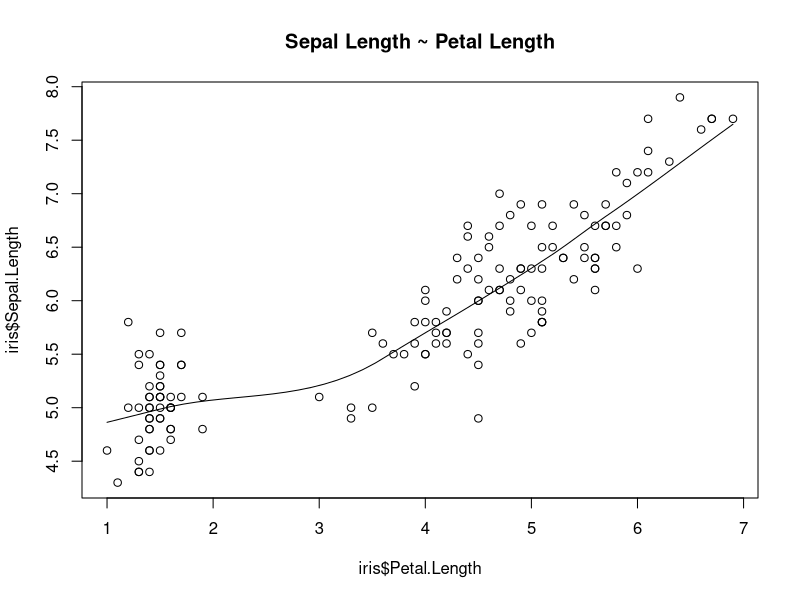
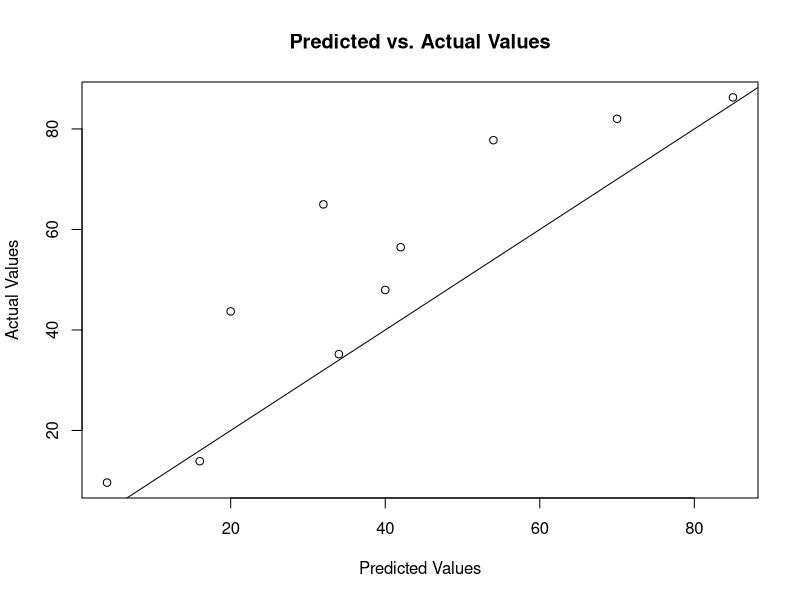
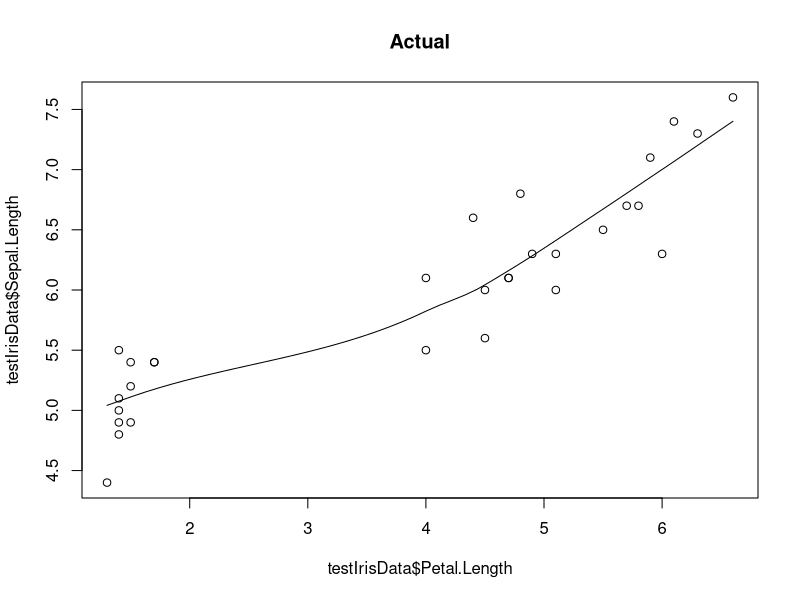

Write the R code that produced these figures, in order. (Note: this script raises an error after producing the figures.)
#using cars dataset

head(cars)


linearMod <- lm(dist ~ speed, cars)
linearMod
summary(linearMod)



scatter.smooth(x=iris$Petal.Length, y=iris$Sepal.Length, main="Sepal Length ~ Petal Length")

iris_linMod <- lm(iris$Sepal.Length ~ iris$Petal.Length, iris)
summary(iris_linMod)
cor(cars$speed, cars$dist)

##### Using CARS Dataset #####


# Create Training and Test data 
set.seed(100)  # setting seed to reproduce results of random sampling
trainingRowIndex <- sample(1:nrow(cars), 0.8*nrow(cars))  # row indices for training data
trainingData <- cars[trainingRowIndex, ]  # model training data
testData  <- cars[-trainingRowIndex, ]   # test data

# Build the model on training data -
lmMod <- lm(dist ~ speed, data=trainingData)  # build the model
distPred <- predict(lmMod, testData)  # predict distance

summary(lmMod)
AIC (lmMod)

#scatter.smooth(x=testData$speed, y=testData$dist, main="Actua-Dist ~ Actual-Speed")  # scatterplot
actuals_preds <- data.frame(cbind(testData, predicteds=distPred))  # make actuals_predicteds dataframe.
cor(actuals_preds$dist, actuals_preds$predicteds)  # 82.7%
head(actuals_preds)
#scatter.smooth(x=actuals_preds$speed, y=actuals_preds$predicteds, main="Pred_Dist ~ Speed")  # scatterplot

min_max_accuracy <- mean(apply(actuals_preds, 1, min) / apply(actuals_preds, 1, max))

mape <- mean(abs((actuals_preds$predicteds - actuals_preds$actuals))/actuals_preds$actuals)


plot(x=actuals_preds$dist, y = actuals_preds$predicteds,
     xlab='Predicted Values',
     ylab='Actual Values',
     main='Predicted vs. Actual Values')
abline(a = 0, b =1)

##### Using IRIS dataset #####
##### Sepal and Petal Length

set.seed(100)  # setting seed to reproduce results of random sampling
trainingIrisIndex <- sample(1:nrow(iris), 0.8*nrow(iris))  # row indices for training data
trainingIrisData <- iris[trainingIrisIndex, ]  # model training data
trainingIrisData <- trainingIrisData[, -c(2,4,5)]
testIrisData  <- iris[-trainingIrisIndex, ]   # test data
testIrisData <- testIrisData[,-c(2,4,5)]
# Build the model on training data -
lmModIris <- lm(Sepal.Length ~ Petal.Length, data=trainingIrisData)  # build the model
predIris <- predict(lmModIris, testIrisData)  # predict distance

summary(lmModIris)
AIC (lmModIris)

scatter.smooth(x=testIrisData$Petal.Length, y=testIrisData$Sepal.Length, main="Actual")  # scatterplot
actuals_preds_Iris <- data.frame(cbind(testIrisData, predicteds=predIris))  # make actuals_predicteds dataframe.
cor_accu_Iris <- cor(testIrisData$Sepal.Length, actuals_preds_Iris$predicteds)  # 82.7%
correhead(actuals_preds)
scatter.smooth(x=actuals_preds_Iris$Sepal.Length, y=actuals_preds_Iris$predicteds, main="Petal ~ Sepal")  # scatterplot

min_max_accuracy <- mean(apply(actuals_preds, 1, min) / apply(actuals_preds, 1, max))
# => 58.42%, min_max accuracy
mape <- mean(abs((actuals_preds$predicteds - actuals_preds$actuals))/actuals_preds$actuals)
# => 48.38%, mean absolute percentage deviation



##### Using IRIS dataset #####
##### Sepal and Petal width

set.seed(100)  # setting seed to reproduce results of random sampling
trainingIrisIndex_width <- sample(1:nrow(iris), 0.8*nrow(iris))  # row indices for training data
trainingIrisData_width <- iris[trainingIrisIndex_width, ]  # model training data
trainingIrisData_width <- trainingIrisData_width[, -c(2,4,5)]
testIrisData  <- iris[-trainingIrisIndex, ]   # test data
testIrisData <- testIrisData[,-c(2,4,5)]
# Build the model on training data -
lmModIris <- lm(Sepal.Length ~ Petal.Length, data=trainingIrisData)  # build the model
predIris <- predict(lmModIris, testIrisData)  # predict distance

summary(lmModIris)
AIC (lmModIris)

scatter.smooth(x=testIrisData$Petal.Length, y=testIrisData$Sepal.Length, main="Actual")  # scatterplot
actuals_preds_Iris <- data.frame(cbind(testIrisData, predicteds=predIris))  # make actuals_predicteds dataframe.
cor_accu_Iris <- cor(testIrisData$Sepal.Length, actuals_preds_Iris$predicteds)  # 82.7%
correhead(actuals_preds)
scatter.smooth(x=actuals_preds_Iris$predicteds, y=actuals_preds_Iris$Sepal.Length, main="Petal ~ Sepal")  # scatterplot

plot(x=actuals_preds_Iris$Sepal.Length, y=actuals_preds_Iris$predicteds,
     xlab='Predicted Values',
     ylab='Actual Values',
     main='Predicted vs. Actual Values')
abline(a = 0, b =1)
x = predict(lmModIris, testIrisData)
plot(x=x, y=actuals_preds_Iris$Sepal.Length,
     xlab='Predicted Values',
     ylab='Actual Values',
     main='Predicted vs. Actual Values')
abline(lmModIris, col = "blue")

min_max_accuracy <- mean(apply(actuals_preds, 1, min) / apply(actuals_preds, 1, max))
# => 58.42%, min_max accuracy
mape <- mean(abs((actuals_preds$predicteds - actuals_preds$actuals))/actuals_preds$actuals)
# => 48.38%, mean absolute percentage deviation

############ Example with Confidence Interval ###########
#### With iris Sepal and Petal Length


set.seed(100)  # setting seed to reproduce results of random sampling
trainingIrisIndex <- sample(1:nrow(iris), 0.8*nrow(iris))  # row indices for training data
trainingIrisData <- iris[trainingIrisIndex, ]  # model training data
trainingIrisData <- trainingIrisData[, -c(2,4,5)]
testIrisData  <- iris[-trainingIrisIndex, ]   # test data
testIrisData <- testIrisData[,-c(2,4,5)]
# Build the model on training data -
iris_fit <- lm(Petal.Length ~ Sepal.Length, data = trainingIrisData)
iris_test <- predict(iris_fit, testIrisData, interval = "confidence", level = 0.95)
iris_test
summary(iris_fit)
plot(trainingIrisData$Sepal.Length, trainingIrisData$Petal.Length, main = "Regression Test")
abline(iris_fit, col = "red")

plot(testIrisData$Sepal.Length, testIrisData$Petal.Length, main = "Regression Test")
abline(iris_fit, col = "red")

lines(testIrisData$Sepal.Length, iris_test[,2], col = "blue", lty = 2)

lines(testIrisData$Sepal.Length, iris_test[,3], col = "blue", lty = 2)

#Prediction Interval
iris_pred_int <- predict(iris_fit, testIrisData, interval = "prediction", level = 0.95)
lines(testIrisData$Sepal.Length, iris_pred_int[,2], col = "orange", lty = 2)

lines(testIrisData$Sepal.Length, iris_pred_int[,3], col = "orange", lty = 2)


####Using ggplot2
library(ggplot2)
ggplot(testIrisData, aes(x=Sepal.Length, y=Petal.Length))+
        geom_point()+
        geom_smooth(method=lm, se=TRUE, level = 0.90)


iris_test_90 <- predict(iris_fit, testIrisData, interval = "confidence", level = 0.90)

plot(testIrisData$Sepal.Length, testIrisData$Petal.Length, main = "Regression Test")
abline(iris_fit, col = "red")

lines(testIrisData$Sepal.Length, iris_test_90[,2], col = "blue", lty = 2)

lines(testIrisData$Sepal.Length, iris_test_90[,3], col = "blue", lty = 2)
